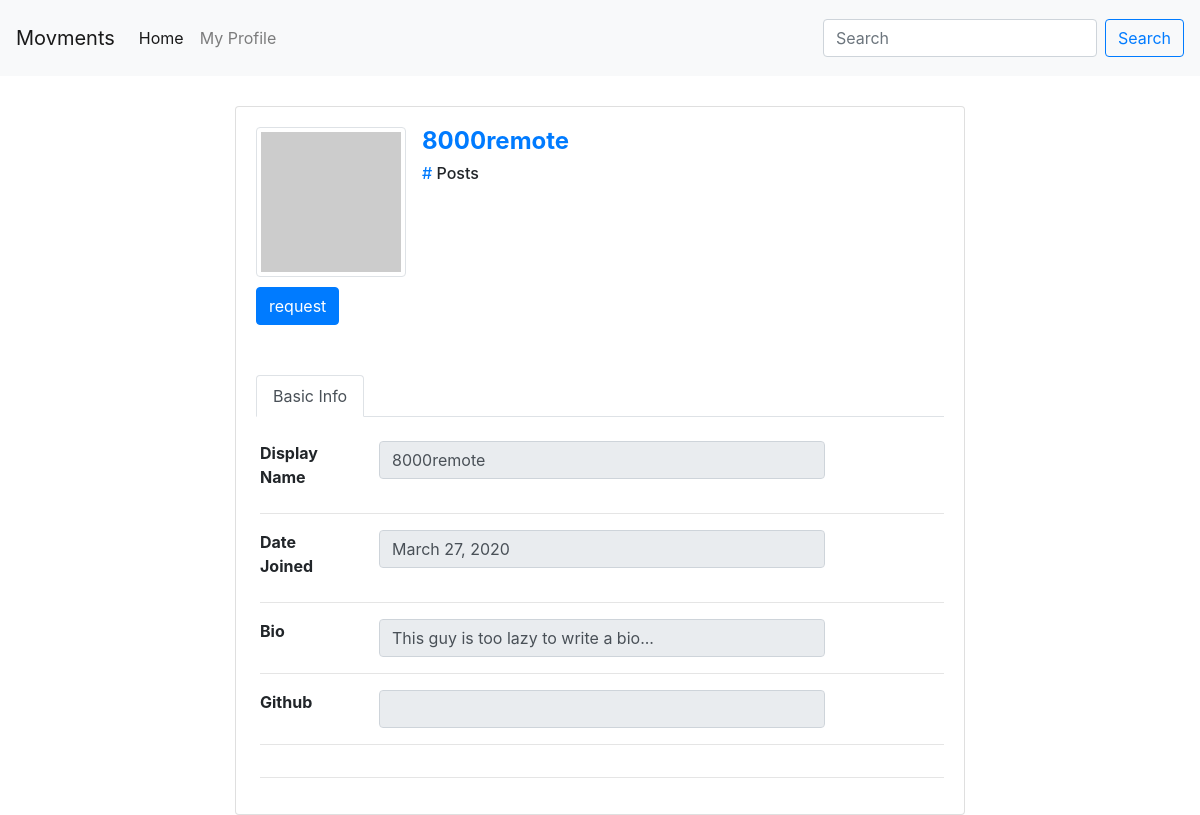
Screenshot of /accounts/author/profile/4523670b-4f5e-44dc-8cbc-bd0cb8052e3b/ (signed in) with the database file from the repository.
### accounts/models.py (models this page shows, shortened)
class Author(AbstractBaseUser):
    email=models.EmailField(
        verbose_name='email address',
        max_length=60,
        unique=True,
    )
    id = models.CharField(primary_key=True, default=uuid.uuid4().urn[9:], editable=False,max_length=100,unique=True)
    displayName = models.CharField(max_length=30)
    lastName = models.CharField(max_length=30, blank=True)
    firstName = models.CharField(max_length=30, blank=True)
    host = models.CharField(default=settings.HOSTNAME, max_length=100)
    url = models.CharField(default="", max_length=100)
    avatar = models.ImageField(upload_to='avatar/', default = 'avatar/default-avatar.png', blank=True, null=True)
    github = models.URLField(default="", max_length=100, null=True)
    bio = models.CharField(default="This guy is too lazy to write a bio...", max_length=200, blank=True, null=True)
    date_joined=models.DateField(verbose_name="date joined", auto_now=True)
    last_login=models.DateField(verbose_name="last login", auto_now=True)
    active=models.BooleanField(default=True)
    activated=models.BooleanField(default=False)
    node=models.BooleanField(default=False)
    admin=models.BooleanField(default=False)
    share=models.BooleanField(default=False)
    share_image=models.BooleanField(default=False)
    objects = AuthorManager()
    USERNAME_FIELD = 'email'
    REQUIRED_FIELDS = ['displayName', ]
    @property
    def is_activated(self):
        return self.activated

### accounts/views.py (the view, shortened to what this page needs)
# urls.py: path('author/profile/<str:author_id>/', views.ProfileView.as_view(), name='view profile'),
class ProfileView(APIView):
    permission_classes = [IsActivated]
    def get(self, request, author_id, format=None):
        try:
            author = Author.objects.filter(id=author_id)
            if not author.exists():
                author = getRemoteAuthor(author_id)
                if not author:
                    return HttpResponseNotFound("Author Profile Not Found.")
            else:
                author = Author.objects.get(id=author_id)
            posts_list = []
            if request.user.id != author_id:
                posts_list = PostingView.getVisiblePosts(request.user, author)
            context = {
                'author': author,
                'post_list': posts_list,
            }
            return render(request, "accounts/profile.html", context)
        except Exception as e:
            return HttpResponseServerError(e)

### accounts/permissions.py (called while the page is built)
    def has_permission(self, request, view):
        if request.method in self.safe_method:
            if request.user and request.user.is_authenticated:
                return request.user.is_activated
        return False

### posting/helper_functions.py (called while the page is built, shortened)
def getVisiblePosts(requester, author=None):
    result = []
    if requester.is_anonymous or requester.host != settings.HOSTNAME:
        if author:
            return Post.objects.filter(author=author, visibility='PUBLIC', unlisted=False).order_by('-published')
        else:
            return Post.objects.filter(visibility='PUBLIC', unlisted=False).order_by('-published')

### accounts/templates/accounts/profile.html (shortened to what this page needs)
{%include 'posting/base.html'%}
{%include 'posting/navbar.html'%}
<div class="container" style="margin-top: 20px;">
    <div class="row">
        <div class="col-md-8 offset-md-2">
            <div class="card">
                <div class="card-body">
                    <div class="card-title mb-4">
                        <div class="d-flex justify-content-start">
                            <div class="image-container">
                                {% if avatar %}
                                    <img src="{{ avatar.url }}" id="imgProfile" style="width: 150px; height: 150px" class="img-thumbnail" />
                                {% else %}
                                    <img src="http://placehold.it/150x150" id="imgProfile" style="width: 150px; height: 150px" class="img-thumbnail" />
                                {% endif %}
                                <div class="middle">
                                    {%  if  not request.user.is_authenticated  %}
                                    {% else %}
                                        {% if request.user.id != author.id  %}
                                            <form action="{% url 'friendship:friend request' %}" method="POST"> {% csrf_token %}
                                                <div style="margin-top: 10px;">
                                                    <input type="submit" class="btn btn-primary" id="btnRequest" value="request" />
                                                </div>
                                            </form>
                                        {% else %}
                                        <div style="margin-top: 10px;">
                                            <input type="button" class="btn btn-primary" id="btnChange" value="Change" />
                                        </div>
                                            <input type="file" style="display: none;" id="profilePicture" name="file" />
                                        {% endif %}
                                    {% endif %}
                                </div>
                            </div>
                            <div class="userData ml-3">
                                <h2 class="d-block" style="font-size: 1.5rem; font-weight: bold"><a href="javascript:void(0);">{{ author.displayName }}</a></h2>
                                <h6 class="d-block"><a href="javascript:void(0)">#</a> Posts</h6>
                            </div>
                        </div>
                    </div>
                    <div class="row">
                        <div class="col-12">
                            <ul class="nav nav-tabs mb-4" id="myTab" role="tablist">
                                <li class="nav-item">
                                    <a class="nav-link active" id="basicInfo-tab" data-toggle="tab" href="#basicInfo" role="tab" aria-controls="basicInfo" aria-selected="true">Basic Info</a>
                                </li>
                            </ul>
                            <form class="change-form", action="{% url 'accounts:view profile' request.user.id %}", method="POST"> {% csrf_token %}
                                <div class="tab-content ml-1" id="myTabContent">
                                    <div class="tab-pane fade show active" id="basicInfo" role="tabpanel" aria-labelledby="basicInfo-tab">
                                            <div class="row">
                                                <div class="col-sm-3 col-md-2 col-5">
                                                    <label style="font-weight:bold;">Display Name</label>
                                                </div>
                                                <div class="col-md-8 col-6">
                                                    <input type="text" id="display-input" name="displayName" class="form-control classname" value="{{ author.displayName }}" readonly />
                                                </div>
                                            </div>
                                            <hr />
                                            <div class="row">
                                                <div class="col-sm-3 col-md-2 col-5">
                                                    <label style="font-weight:bold;">Date Joined</label>
                                                </div>
                                                <div class="col-md-8 col-6">
                                                    <input type="text" class="form-control classname" value="{{ author.date_joined }}" readonly />
                                                </div>
                                            </div>
                                            <hr />
                                            <div class="row">
                                                <div class="col-sm-3 col-md-2 col-5">
                                                    <label style="font-weight:bold;">Bio</label>
                                                </div>
                                                <div class="col-md-8 col-6">
                                                    <input type="text"  id="bio-input" name="bio" class="form-control classname" value="{{ author.bio }}" readonly />
                                                </div>
                                            </div>
                                            <hr />
                                            <div class="row">
                                                <div class="col-sm-3 col-md-2 col-5">
                                                    <label style="font-weight:bold;">Github</label>
                                                </div>
                                                <div class="col-md-8 col-6">
                                                    <input type="text" id="github-input" name="github" class="form-control classname" value="{{ author.github }}" readonly />
                                                </div>
                                            </div>
                                            <hr />
                                            <hr />
                                    </div>
                                </div>
                            </form>
                        </div>
                    </div>
                </div>
            </div>
        </div>
    </div>
</div>

### posting/templates/posting/base.html (style rules this page uses)
ul { padding: 0; list-style-type: none; }
li { padding: 0; list-style-type: none; margin-top: 10px; margin-bottom: 10px; }
.card { margin-top: 10px; }

### rows the page displays
Author: displayName "8000remote", date_joined "March 27, 2020", bio "This guy is too lazy to write a bio..."
